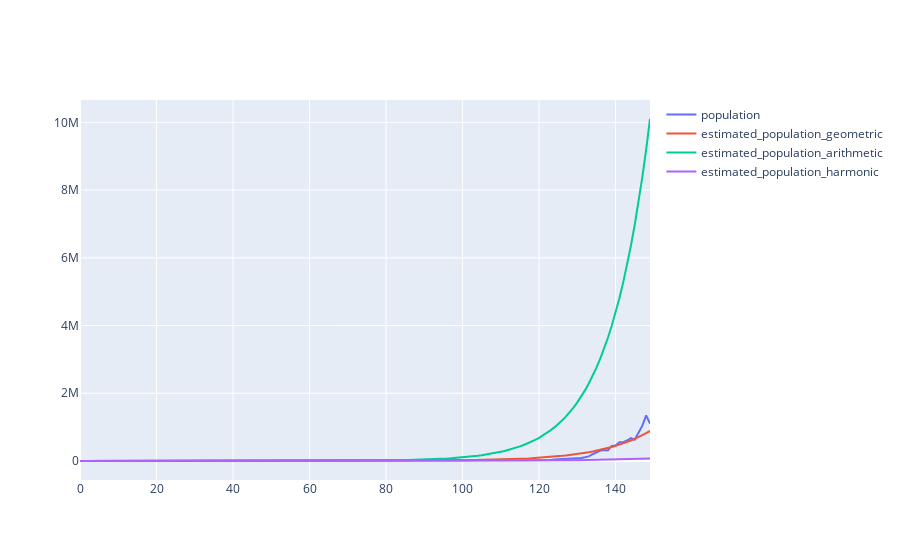

The cell this chart's notebook holds for it:
### Code cell
layout = go.Layout(title={'text':'Population Over Time','x':0.5},xaxis_title='Time', yaxis_title='Population')

iplot(go.Figure(data=[go.Scatter(x=list(range(horizon)),y=population,name='population'),
                     go.Scatter(x=list(range(horizon)),y=estimated_population_geometric,name='estimated_population_geometric'),
                     go.Scatter(x=list(range(horizon)),y=estimated_population_arithmetic,name='estimated_population_arithmetic'),
                      go.Scatter(x=list(range(horizon)),y=estimated_population_harmonic,name='estimated_population_harmonic')]))

### Figure 1 — Plotly figure (JSON) as saved in the notebook; plotly's stock layout.template omitted (floating-point values rounded to 4 significant figures; data arrays with more than 128 entries replaced by an {"elided": "..."} marker saying what was removed)
{"data": [{"name": "population", "type": "scatter", "x": {"elided": "150 int values"}, "y": {"elided": "151 float values"}}, {"name": "estimated_population_geometric", "type": "scatter", "x": {"elided": "150 int values"}, "y": {"elided": "151 float values"}}, {"name": "estimated_population_arithmetic", "type": "scatter", "x": {"elided": "150 int values"}, "y": {"elided": "151 float values"}}, {"name": "estimated_population_harmonic", "type": "scatter", "x": {"elided": "150 int values"}, "y": {"elided": "151 float values"}}], "layout": {"autosize": true, "xaxis": {"autorange": true, "range": [0, 149], "type": "linear"}, "yaxis": {"autorange": true, "range": [-561000.0, 10660000.0], "type": "linear"}}}
